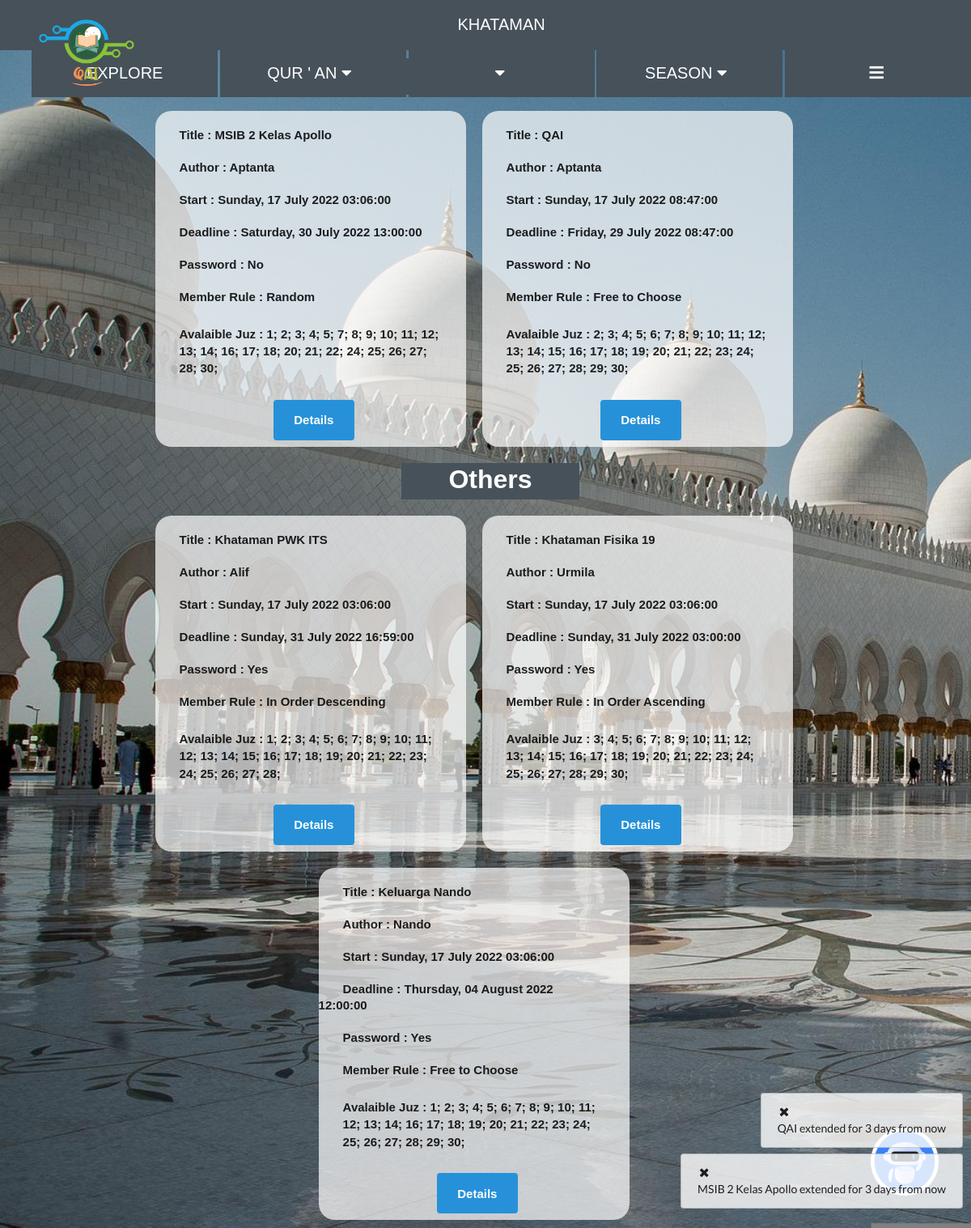
The app's page /bkhatam (signed in) with its own data.
### ownlibs/dbmodels.py (models this page shows, shortened)
class Khatam(db.Model):
    __tablename__="Khatam"
    id = db.Column(db.Integer, primary_key=True)
    author_id = db.Column(db.Integer, db.ForeignKey("Users.id"), nullable=False)
    title = db.Column(db.String(30), nullable=False)
    start = db.Column(db.DateTime, default=datetime.utcnow)
    deadline = db.Column(db.DateTime)
    setpassword = db.Column(db.Boolean, nullable=False, default=False)
    password = db.Column(db.String(20))
    member_rule = db.Column(db.String, nullable=False, default="random")
    member_juz = db.Column(db.String, nullable=False)
    member_complete = db.Column(db.String, nullable=False)
    extended = db.Column(db.Integer, nullable=False, default=0)

class Users(db.Model, UserMixin):
    __tablename__="Users"
    id = db.Column(db.Integer, primary_key=True)
    date_join = db.Column(db.DateTime, default=datetime.utcnow)
    username = db.Column(db.String(20), nullable=False, unique=True)
    gender = db.Column(db.String, nullable=False, default="Female")
    email = db.Column(db.String(20), nullable=False, unique=True) #unique=True
    password = db.Column(db.String(128), nullable=False)
    last_read = db.Column(db.Integer)
    bookmarks = db.Column(db.String)
    ap = db.Column(db.Integer, nullable=False, default=0)
    read_ayahs = db.Column(db.Integer, nullable=False, default=0)
    read_juz = db.Column(db.Integer, nullable=False, default=0)
    anonym = db.Column(db.Boolean, nullable=False, default=False)
    on_season = db.Column(db.String, nullable=False, default="1")
    visit_explore = db.Column(db.Integer, nullable=False, default=0)
    khatam_post = db.relationship("Khatam", backref="author") #lazy = True
    progress_khatam = db.relationship("PKhatam", backref="owner")
    friends = db.relationship("Friends", backref="owner")
    progress_dmission = db.relationship("PDMission", backref="owner")
    season_history = db.relationship("SeasonHistory", backref="owner")
    khatam_member = db.relationship("Khatam", secondary=UserKhatam, backref="members")
    retry_same_ayah = db.Column(db.Integer, nullable=False, default=0)
    retried_ayahnquran = db.Column(db.Integer)

### app.py (the view)
@app.route("/bkhatam", methods=["GET", "POST"])
@login_required
def bkhatam():
    bkform = BKhatam()
    khatams = Khatam.query.order_by(Khatam.extended.desc()).all()
    update_khataman()
    return render_template("/khatam/bkhatam.html",
    bkform=bkform,
    khatams=khatams,
    utc2loc=utc2loc,
    str2list=str2list)

### app.py (called while the page is built)
@lm.user_loader
def load_user(user_id):
    return Users.query.get(int(user_id))

### ownlibs/utils.py (called while the page is built)
def utc2loc(utcdate=datetime.utcnow(), caller=None): #caller=None for jinja
    unix_epoch = time.mktime(utcdate.timetuple())
    offset = datetime.fromtimestamp(unix_epoch) - datetime.utcfromtimestamp(unix_epoch)
    local_dt = utcdate + offset
    return local_dt.strftime("%A, %d %B %Y %H:%M:00")

def str2list(str=""):
    try:
        ls = str.split(",")
        while ls.count(""):
            ls.remove("")
        ls = list(ls)
    except:
        ls = []
    try:
        for i in range(len(ls)):
            ls[i] = int(ls[i])
    except:
        ls = []
    return ls #datatype int

### templates/khatam/bkhatam.html (shortened to what this page needs)
{% extends "theme.html" %}
{% block body %}
<div class="bg-rank-relative">
  <h1 class="rank">Mine</h1>
</div>
<div class="bkhatam_box">
  {% for i in range(khatams|length) %}
    {% if khatams[i].author.id == current_user.id %}
      <div class="join">
        <form method="POST" action="{{url_for('jkhatam', id=khatams[i].id)}}">
          <br>
          <label class="listjoin">Title : {{khatams[i].title}}</label>
          <br><br>
          <label class="listjoin">Author : {{khatams[i].author.username}}</label>
          <br><br>
          <label class="listjoin">Start : {{utc2loc(khatams[i].start)}}</label>
          <br><br>
          {% if khatams[i].extended <= -1 %}
            <label class="listjoin">Deadline : ended (completed)</label>
          {% else %}
            <label class="listjoin">Deadline : {{utc2loc(khatams[i].deadline)}}</label>
          {% endif %}
          <br><br>
          {% if khatams[i].setpassword == 0 %}
              {% set pass = "No" %}
          {% else %}
              {% set pass = "Yes" %}
          {% endif %}
          <label class="listjoin">Password : {{pass}}</label>
          <br><br>
          <label class="listjoin">Member Rule : {{khatams[i].member_rule}}</label>
          <br><br>
          {% set ls_juz = [1,2,3,4,5,6,7,8,9,10,11,12,13,14,15,16,17,18,19,20,21,22,23,24,25,26,27,28,29,30] %}
          {% set member_juz = str2list(khatams[i].member_juz) %}
          <p class="listjoin">Avalaible Juz :
            {% for i in ls_juz %}
              <label>{{i}};</label>
            {% endfor %}
          </p>
          <button id="bjoin" class="bjoin">Details</button>
        </form>
      </div>
    {% endif %}
  {% endfor %}
</div>
<div class="bg-rank-relative" style="position: relative;">
  <h1 class="rank">Others</h1>
</div>
<div class="bkhatam_box">
  {% for i in range(khatams|length) %}
  {% if khatams[i].author.id != current_user.id %}
    <div class="join">
      <form method="POST" action="{{url_for('jkhatam', id=khatams[i].id)}}">
        <br>
        <label class="listjoin">Title : {{khatams[i].title}}</label>
        <br><br>
        <label class="listjoin">Author : {{khatams[i].author.username}}</label>
        <br><br>
        <label class="listjoin">Start : {{utc2loc(khatams[i].start)}}</label>
        <br><br>
        <label class="listjoin">Deadline : {{utc2loc(khatams[i].deadline)}}</label>
        <br><br>
        {% if khatams[i].setpassword == 0 %}
            {% set pass = "No" %}
        {% else %}
            {% set pass = "Yes" %}
        {% endif %}
        <label class="listjoin">Password : {{pass}}</label>
        <br><br>
        <label class="listjoin">Member Rule : {{khatams[i].member_rule}}</label>
        <br><br>
        {% set ls_juz = [1,2,3,4,5,6,7,8,9,10,11,12,13,14,15,16,17,18,19,20,21,22,23,24,25,26,27,28,29,30] %}
        {% set member_juz = str2list(khatams[i].member_juz) %}
        <p class="listjoin">Avalaible Juz :
          {% for i in ls_juz %}
            <label>{{i}};</label>
          {% endfor %}
        </p>
        <button id="bjoin" class="bjoin">Details</button>
      </form>
    </div>
  {% endif %}
{% endfor %}
</div>
{% endblock %}

### templates/theme.html (shortened to what this page needs)
<!DOCTYPE html>
<html lang="en">
<head>
  <link rel="stylesheet" href="https://cdn.jsdelivr.net/npm/semantic-ui@2.4.2/dist/semantic.min.css">
  <link rel="stylesheet" href="/static/style.css">
</head>
<body>
  <img id="schat" src="/static/chatbot/momo.png" alt="">
    <div class="dropdown">
      <nav>
        <div class="circle">
          <a href="{{url_for('home')}}">
            <img id="qai" src="/static/Logofit.png" alt="">
          </a>
        </div>
        <ul>
          <li><a class="btnexplore" id="btnexplore" href="{{url_for('explore')}}">EXPLORE</a></li>
          <li><a class="btnquran" id="btnquran" href="#">QUR ' AN<i class="caret down icon"></i></a>
          </li>
          <li><a class="btnkhataman" id="btnkhataman" href="#">KHATAMAN<i class="caret down icon"></i></a>
          </li>
          <li><a class="btnkhataman" id="btnkhataman" href="#">SEASON<i class="caret down icon"></i></a>
          </li>
          {% if current_user.is_authenticated %}
          <li><a href=""><i class="bars icon"></i></a>
          {% else %}
          <li><a class="btnlogin" id="btnlogin" href="{{url_for('login')}}">LOGIN</a>
          {% endif %}
          </li>
        </ul>
      </nav>
    </div>
    {% set msg = ["abc","def", "ghi", "jklm"]%}
  {% for i in range(get_flashed_messages()|length) %}
  <div class="ui message{{i}}">
    <i class="close icon"></i>
    <div class="header">
      <p>{{get_flashed_messages()[i]}}</p>
    </div>
  </div>
  {% endfor %}
  {% block body %}
  {% endblock %}
</body>
</html>

### static/style.css (style rules this page uses)
.bg-rank-relative { position: relative; left: 40.5%; text-align: center; background-color: rgb(70, 81, 90); width: 220px; height: 45px; margin: 10px; }
.ui.message0 { position: fixed; min-height: 1em; margin: 1em 0; background: rgb(255, 255, 255, 0.8); padding: 1em 1.5em; line-height: 1.4285em; color: rgba(0,0,0,.87); transition: opacity .1s ease,color .1s ease,background .1s ease,box-shadow .1s ease,-webkit-box-shadow .1s ease; border-radius: .28571429rem; box-shadow: 0 0 0 1px rgba(34,36,38,.22) inset,0 0 0 0 transparent; bottom: 10px; right: 10px; z-index: 999; }
.ui.message1 { position: fixed; min-height: 1em; margin: 1em 0; background: rgb(255, 255, 255, 0.8); padding: 1em 1.5em; line-height: 1.4285em; color: rgba(0,0,0,.87); transition: opacity .1s ease,color .1s ease,background .1s ease,box-shadow .1s ease,-webkit-box-shadow .1s ease; border-radius: .28571429rem; box-shadow: 0 0 0 1px rgba(34,36,38,.22) inset,0 0 0 0 transparent; bottom: 85px; right: 10px; z-index: 999; }
.circle { position: absolute; border-radius: 50%; width: 125px; height: 125px; background-color: rgb(70, 81, 90); top: -15px; left: 45px; }
#qai { position: relative; top: 39px; left: 3px; width: 118px; margin: auto; filter: drop-shadow(5px, 5px, 5px, black); z-index: 99; }
body { margin: 0; padding: 0; background: url("/static/masjid.jpg"); background-size: cover; background-repeat: no-repeat; }
.dropdown { margin: 0 auto; position: sticky; z-index: 1; }
nav { height: 61.5px; background: rgb(70, 81, 90); }
nav ul { padding: 0; margin: 0; float: right; position: absolute; top: 0; right: 0; }
nav ul li { background: rgb(70, 81, 90); position: relative; list-style: none; display: inline-block; width: 230px; text-align: center; }
nav ul li a { display: block; padding: 0 50px; color: white; text-decoration:none; line-height: 60px; font-size: 20px; font-family:'Franklin Gothic Medium', 'Arial Narrow', Arial, sans-serif; }
.rank { text-align: center; font-family:'Franklin Gothic Medium', 'Arial Narrow', Arial, sans-serif; font-size: 32px; color: white; }
.bkhatam_box { width: 80%; height: auto; display: flex; justify-content: center; left: 12%; position: relative; flex-flow: wrap; }
.join { width: 40%; border-radius: 20px; background-color: rgba(255, 255, 255, 0.7); font-family: 'Franklin Gothic Medium', 'Arial Narrow', Arial, sans-serif; font-size: 15px; font-weight: bold; margin: 10px; left: -4%; position: relative; }
.listjoin { padding: 5px 30px; }
.bjoin { width: 100px; height: 50px; background-color: #2691d9; color: white; padding: 8px 12px; margin: 8px; border: none; border-radius: 4px; cursor: pointer; position: relative; left: 36%; font-family:'Franklin Gothic Medium', 'Arial Narrow', Arial, sans-serif; font-size: 15px; font-weight: bold; }

### templates/theme.html (style rules this page uses)
body { background-color: rgb(195, 203, 209); }
#schat { bottom: 40px; right: 40px; position: fixed; z-index: 99; width: 84px; cursor: pointer; }

### templates/khatam/bkhatam.html (style rules this page uses)
body { background-attachment: fixed; }

### records on screen
Khatam: title "MSIB 2 Kelas Apollo", start "Sunday, 17 July 2022 03:06:00", deadline "Saturday, 30 July 2022 13:00:00", member_rule "Random"
Users: username "Aptanta" "Aptanta"
Khatam: title "QAI", start "Sunday, 17 July 2022 08:47:00", deadline "Friday, 29 July 2022 08:47:00", member_rule "Free to Choose"
Khatam: title "Khataman PWK ITS", start "Sunday, 17 July 2022 03:06:00", deadline "Sunday, 31 July 2022 16:59:00", member_rule "In Order Descending"
Users: username "Alif"
Khatam: title "Khataman Fisika 19", start "Sunday, 17 July 2022 03:06:00", deadline "Sunday, 31 July 2022 03:00:00", member_rule "In Order Ascending"
Users: username "Urmila"
Khatam: title "Keluarga Nando", start "Sunday, 17 July 2022 03:06:00", deadline "Thursday, 04 August 2022 12:00:00", member_rule "Free to Choose"
Users: username "Nando"

### other values on screen
{{ get_flashed_messages()[i] }} "MSIB 2 Kelas Apollo extended for 3 days from now" "QAI extended for 3 days from now"
{{ pass }} "No" "No"
{{ i }} "1" "2" "3" "4" "5" "7" "8" "9" "10" "11" "12" "13" "14" "16" "17" "18" "20" "21" "22" "24" "25" "26" "27" "28" "30" "2" "3" "4" "5" "6" "7" "8" "9" "10" "11" "12" "13" "14" "15" "16" "17" "18" "19" "20" "21" "22" "23" "24" "25" "26" "27" "28" "29" "30"
{{ pass }} "Yes" "Yes" "Yes"
{{ i }} "1" "2" "3" "4" "5" "6" "7" "8" "9" "10" "11" "12" "13" "14" "15" "16" "17" "18" "19" "20" "21" "22" "23" "24" "25" "26" "27" "28" "3" "4" "5" "6" "7" "8" "9" "10" "11" "12" "13" "14" "15" "16" "17" "18" "19" "20" "21" "22" "23" "24" "25" "26" "27" "28" "29" "30" "1" "2" "3" "4" "5" "6" "7" "8" "9" "10" "11" "12" "13" "14" "16" "17" "18" "19" "20" "21" "22" "23" "24" "25" "26" "27" "28" "29" "30"
